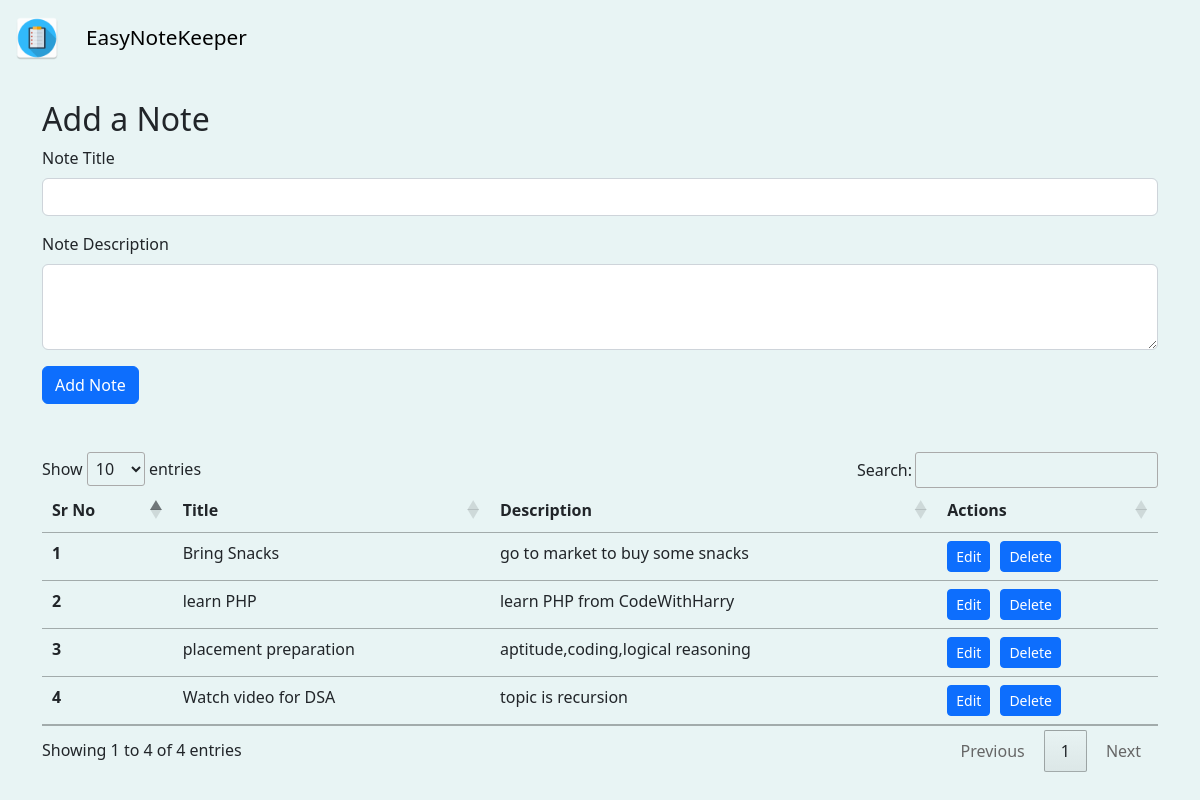
The page / on the database its author committed.
### tables this page shows
CREATE TABLE `notes` (
  `sr no` int(11) NOT NULL,
  `title` varchar(60) NOT NULL,
  `description` text NOT NULL,
  `tstamp` datetime NOT NULL DEFAULT current_timestamp()
);

### index.php (the view, shortened to what this page needs)
<?php
require_once "config.php";
$conn = mysqli_connect($servername, $username, $password, $database);
?>
<!doctype html>
<html lang="en">
<head>
    <link href="https://cdn.jsdelivr.net/npm/bootstrap@5.2.2/dist/css/bootstrap.min.css" rel="stylesheet"
>
    <link rel="stylesheet" href="//cdn.datatables.net/1.12.1/css/jquery.dataTables.min.css">
</head>
<body>
    <nav class="navbar navbar-expand navbar-dark">
        <div class="container-fluid">
            <a class="navbar-brand" href="#"><img src="./Images/logo.png" height="50 px" alt="notes logo"></a>
            <div class="collapse navbar-collapse" id="navbarSupportedContent">
                <ul class="navbar-nav me-auto mb-2 mb-lg-0">
                    <li class="nav-item">
                        <a class="nav-link active title" aria-current="page" href="#">EasyNoteKeeper</a>
                    </li>
                </ul>
            </div>
        </div>
    </nav>
    <div class="container my-4">
        <h2>Add a Note</h2>
        <form action="/CRUD/index.php" method="POST">
            <div class="mb-3">
                <label for="title" class="form-label">Note Title</label>
                <input type="text" class="form-control" id="title" name="title" aria-describedby="emailHelp">
            </div>
            <div class="mb-3">
                <label for="desc" class="form-label">Note Description</label>
                <textarea class="form-control" id="description" name="description" rows="3"></textarea>
            </div>
            <button type="submit" class="btn btn-primary">Add Note</button>
        </form>
    </div>
    <div class="container my-5">
        <table class="table" id="myTable">
            <thead>
                <tr>
                    <th scope="col" id="sno">Sr No</th>
                    <th scope="col">Title</th>
                    <th scope="col">Description</th>
                    <th scope="col">Actions</th>
                </tr>
            </thead>
            <tbody>
                <?php
        $sql = "SELECT * FROM `notes`";
        $result = mysqli_query($conn,$sql);
        $sno = 0;
        while ($row = mysqli_fetch_assoc($result)) {
          $sno++;
          echo "<tr>
          <th scope='row'>" . $sno . "</th>
          <td>" . $row['title'] . "</td>
          <td>" . $row['description'] . "</td>
          <td class='btns'><button class='edit btn btn-sm btn-primary' id=".$row['sr no'].">Edit</button><button class='delete btn btn-sm btn-primary' id=d".$row['sr no'].">Delete</button></td>
          </tr>";
      }
        ?>
            </tbody>
        </table>
    </div>
</body>
</html>

### index.php (style rules this page uses)
body { background-color:#e8f4f4; }
.title { color: black !important; font-size: 1.3rem; }
.delete { margin-left: 10px; }

### rows shown on the page
notes: title "Bring Snacks", description "go to market to buy some snacks"
notes: title "learn PHP", description "learn PHP from CodeWithHarry"
notes: title "placement preparation", description "aptitude,coding,logical reasoning"
notes: title "Watch video for DSA", description "topic is recursion"
